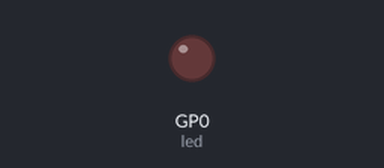
The program below on a simulated Raspberry Pi Pico running MicroPython. Parts: output pins drawn as LEDs (lit = HIGH). Wiring (from the project's diagram.json): red LED on GP0.

Above: at 0.4 s.
At 39.9 s:
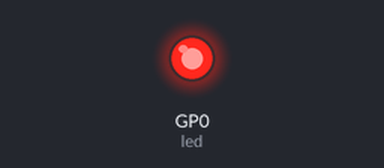
Timing chart, 0 to 40.8 s (numbered marks = the images above):
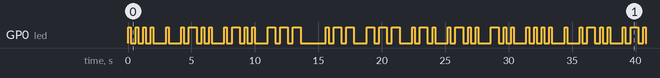

Measured:
- by itself, GP0 (led): moves between LOW and HIGH, repeating every 31.4 s
- by itself, everything shown: repeats every 31.4 s, in 64 steps

The program:

main.py
```python
from machine import Pin
import utime
# morse code : 0 - dot and 1 - dash
coded={'A': '01', 'B': '1000', 'C': '1010', 'D': '100', 'E': '0', 'F': '0010',
 'G': '110', 'H': '0000', 'I': '00', 'J': '0111', 'K': '101', 'L': '0100', 'M': '11',
 'N': '10', 'O': '111', 'P': '0110', 'Q': '1101', 'R': '010', 'S': '000', 'T': '1',
 'U': '001', 'V': '0001', 'W': '011', 'X': '1001', 'Y': '1011', 'Z': '1100',
 '0': '11111', '1': '01111', '2': '00111', '3': '00011', '4': '00001',
  '5': '00000', '6': '10000', '7': '11000', '8': '11100', '9': '11110'}

# 1000, 01, 0100, 00 => bali
# 0000,0,0100,0100,111,011,111,010,0100,100 => hello world

led=Pin(0,Pin.OUT)
led.value(0)


def blink_dot():
  led.toggle()
  utime.sleep(0.2)
  led.toggle()
  utime.sleep(0.4)

def blink_dash():
  led.toggle()
  utime.sleep(0.6)
  led.toggle()
  utime.sleep(0.4)

def letter(ch):
  code=coded[ch] if ch in coded else ''
  for i in code:
    blink_dot() if i=='0' else blink_dash()


def word(str1):
  str1=str1.upper()
  for i in str1:
    if i==' ':
      utime.sleep(1)
      continue
    letter(i)
    utime.sleep(0.6)

while True:
  word('hello world')
```
